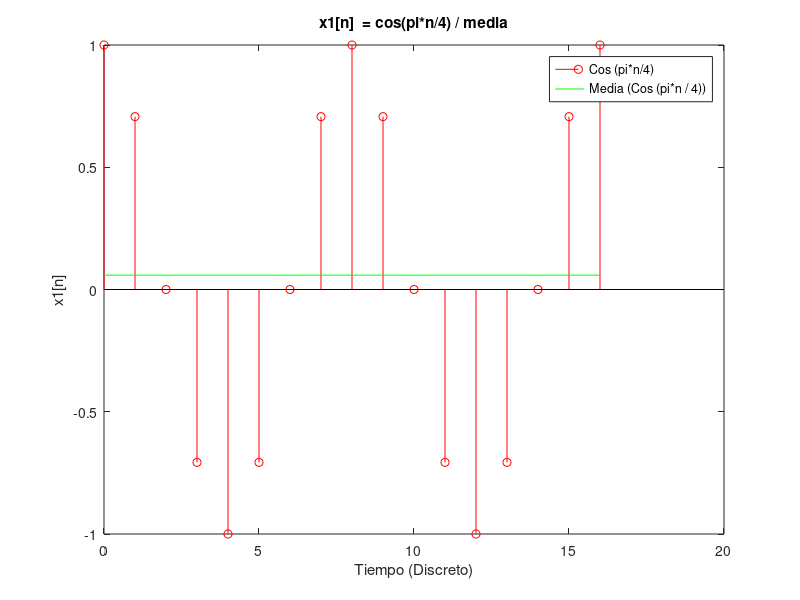

Reproduce this figure in MATLAB.
%% Ejercicio6: scripts y funciones

n = [0:16];
x1 = cos(pi*n/4);
y1 = mean(x1);
stem(n,x1,'r')
title('x1[n]  = cos(pi*n/4) / media')
xlabel('Tiempo (Discreto)')
ylabel('x1[n]')
hold on
m1=y1*ones(1,17);
plot(n,m1,'g')
hold off
legend('Cos (pi*n/4)', 'Media (Cos (pi*n / 4))');